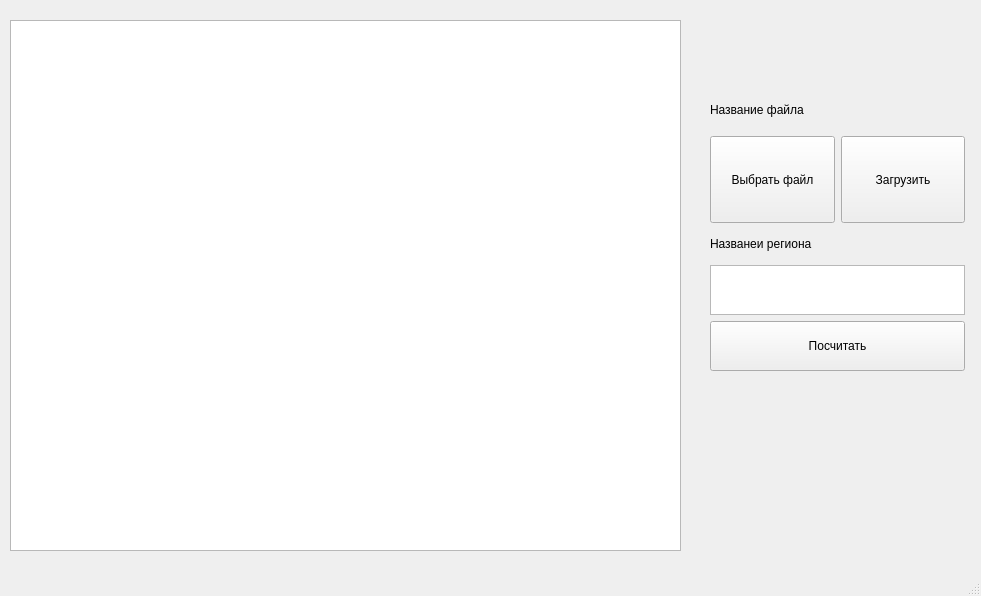
<?xml version="1.0" encoding="UTF-8"?>
<ui version="4.0">
 <class>MainWindow</class>
 <widget class="QMainWindow" name="MainWindow">
  <property name="geometry">
   <rect>
    <x>0</x>
    <y>0</y>
    <width>981</width>
    <height>596</height>
   </rect>
  </property>
  <property name="windowTitle">
   <string>MainWindow</string>
  </property>
  <widget class="QWidget" name="centralwidget">
   <widget class="QWidget" name="verticalLayoutWidget_2">
    <property name="geometry">
     <rect>
      <x>710</x>
      <y>90</y>
      <width>255</width>
      <height>281</height>
     </rect>
    </property>
    <layout class="QVBoxLayout" name="verticalLayout_2">
     <item>
      <widget class="QLabel" name="fileName_label">
       <property name="minimumSize">
        <size>
         <width>0</width>
         <height>40</height>
        </size>
       </property>
       <property name="text">
        <string>Название файла</string>
       </property>
      </widget>
     </item>
     <item>
      <layout class="QHBoxLayout" name="horizontalLayout">
       <item>
        <widget class="QPushButton" name="fileSelect_bttn">
         <property name="sizePolicy">
          <sizepolicy hsizetype="Minimum" vsizetype="Expanding">
           <horstretch>0</horstretch>
           <verstretch>0</verstretch>
          </sizepolicy>
         </property>
         <property name="text">
          <string>Выбрать файл</string>
         </property>
        </widget>
       </item>
       <item>
        <widget class="QPushButton" name="loadDataButton">
         <property name="sizePolicy">
          <sizepolicy hsizetype="Minimum" vsizetype="Expanding">
           <horstretch>0</horstretch>
           <verstretch>0</verstretch>
          </sizepolicy>
         </property>
         <property name="text">
          <string>Загрузить</string>
         </property>
        </widget>
       </item>
      </layout>
     </item>
     <item>
      <layout class="QVBoxLayout" name="verticalLayout">
       <item>
        <widget class="QLabel" name="label_2">
         <property name="minimumSize">
          <size>
           <width>0</width>
           <height>30</height>
          </size>
         </property>
         <property name="text">
          <string>Названеи региона</string>
         </property>
        </widget>
       </item>
       <item>
        <widget class="QTextEdit" name="regionTextInput">
         <property name="minimumSize">
          <size>
           <width>0</width>
           <height>50</height>
          </size>
         </property>
         <property name="maximumSize">
          <size>
           <width>16777215</width>
           <height>50</height>
          </size>
         </property>
        </widget>
       </item>
       <item>
        <widget class="QPushButton" name="pushButton_2">
         <property name="sizePolicy">
          <sizepolicy hsizetype="Minimum" vsizetype="Fixed">
           <horstretch>0</horstretch>
           <verstretch>17</verstretch>
          </sizepolicy>
         </property>
         <property name="minimumSize">
          <size>
           <width>0</width>
           <height>50</height>
          </size>
         </property>
         <property name="text">
          <string>Посчитать</string>
         </property>
        </widget>
       </item>
      </layout>
     </item>
    </layout>
   </widget>
   <widget class="QTableView" name="table">
    <property name="geometry">
     <rect>
      <x>10</x>
      <y>20</y>
      <width>671</width>
      <height>531</height>
     </rect>
    </property>
   </widget>
  </widget>
  <widget class="QMenuBar" name="menubar">
   <property name="geometry">
    <rect>
     <x>0</x>
     <y>0</y>
     <width>981</width>
     <height>21</height>
    </rect>
   </property>
  </widget>
  <widget class="QStatusBar" name="statusbar"/>
 </widget>
 <resources/>
 <connections/>
</ui>
